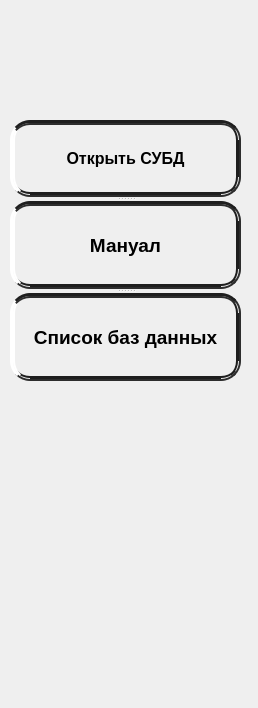
                   <widget class="QWidget" name="page_dbms_menu">
                    <property name="geometry">
                     <rect>
                      <x>0</x>
                      <y>0</y>
                      <width>258</width>
                      <height>708</height>
                     </rect>
                    </property>
                    <attribute name="icon">
                     <iconset resource="icons.qrc">
                      <normaloff>:/icons/icons/archive.svg</normaloff>:/icons/icons/archive.svg</iconset>
                    </attribute>
                    <attribute name="label">
                     <string>СУБД</string>
                    </attribute>
                    <widget class="QSplitter" name="splitter_3">
                     <property name="geometry">
                      <rect>
                       <x>10</x>
                       <y>120</y>
                       <width>231</width>
                       <height>261</height>
                      </rect>
                     </property>
                     <property name="orientation">
                      <enum>Qt::Vertical</enum>
                     </property>
                     <widget class="QPushButton" name="btn_show_database">
                      <property name="font">
                       <font>
                        <pointsize>12</pointsize>
                        <weight>75</weight>
                        <bold>true</bold>
                       </font>
                      </property>
                      <property name="styleSheet">
                       <string notr="true">QPushButton {
	border: 5px groove rgb(30, 30, 30);
	border-left-color: rgb(255, 255, 255);
	border-radius: 20px;
}

QPushButton:pressed {
    background-color: rgb(24, 24, 36);
	border: 5px solid  rgb(255, 255, 255);
}

</string>
                      </property>
                      <property name="text">
                       <string>Открыть СУБД</string>
                      </property>
                     </widget>
                     <widget class="QPushButton" name="btn_dbms_manual">
                      <property name="font">
                       <font>
                        <pointsize>14</pointsize>
                        <weight>75</weight>
                        <bold>true</bold>
                       </font>
                      </property>
                      <property name="styleSheet">
                       <string notr="true">QPushButton {
	border: 5px groove rgb(30, 30, 30);
	border-left-color: rgb(255, 255, 255);
	border-radius: 20px;
}

QPushButton:pressed {
    background-color: rgb(24, 24, 36);
	border: 5px solid  rgb(255, 255, 255);
}

</string>
                      </property>
                      <property name="text">
                       <string>Мануал</string>
                      </property>
                     </widget>
                     <widget class="QPushButton" name="btn_open_list_of_db">
                      <property name="font">
                       <font>
                        <pointsize>14</pointsize>
                        <weight>75</weight>
                        <bold>true</bold>
                       </font>
                      </property>
                      <property name="styleSheet">
                       <string notr="true">QPushButton {
	border: 5px groove rgb(30, 30, 30);
	border-left-color: rgb(255, 255, 255);
	border-radius: 20px;
}

QPushButton:pressed {
    background-color: rgb(24, 24, 36);
	border: 5px solid  rgb(255, 255, 255);
}

</string>
                      </property>
                      <property name="text">
                       <string>Список баз данных</string>
                      </property>
                     </widget>
                    </widget>
                   </widget>
